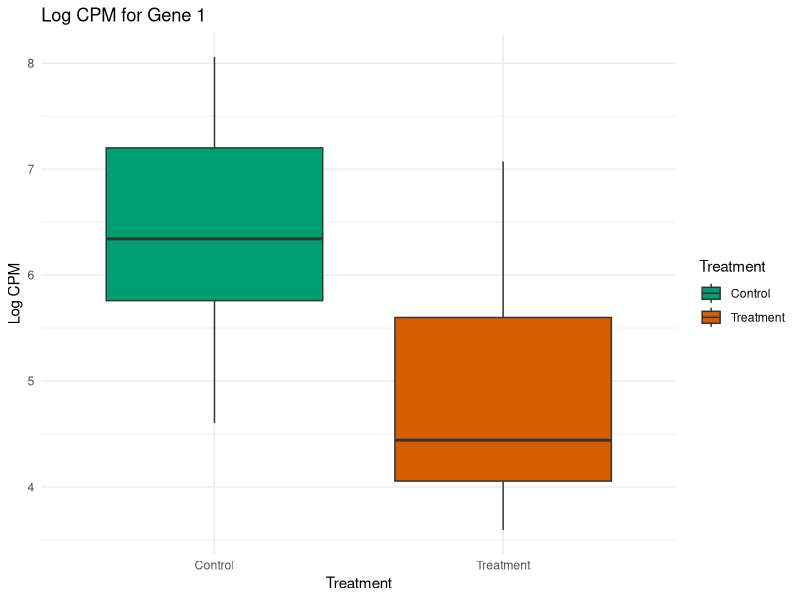
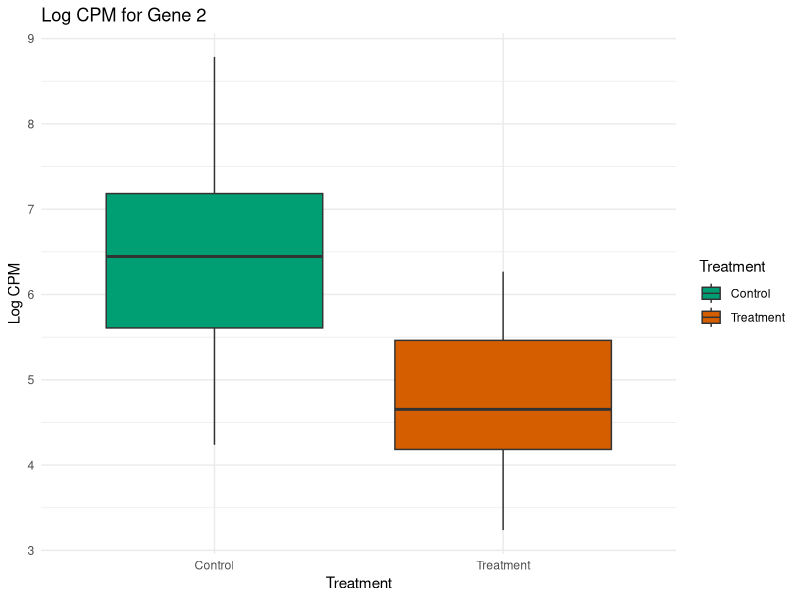
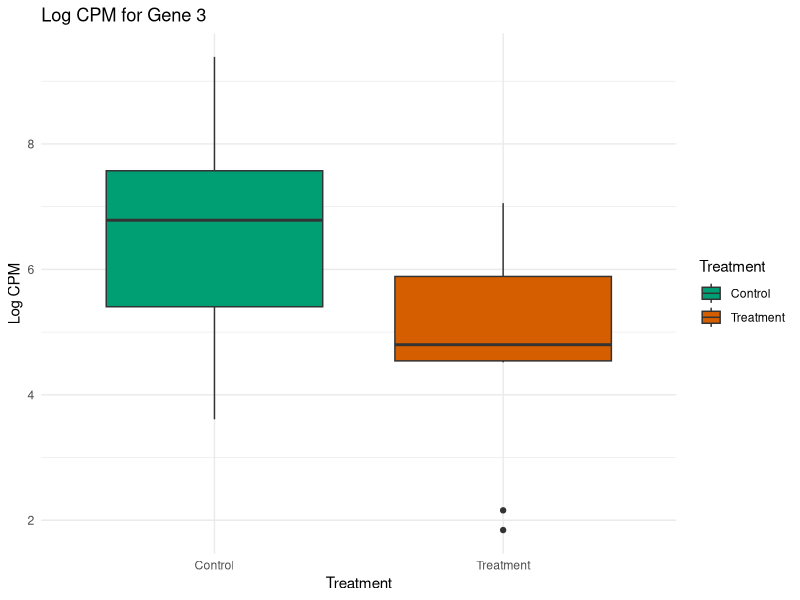
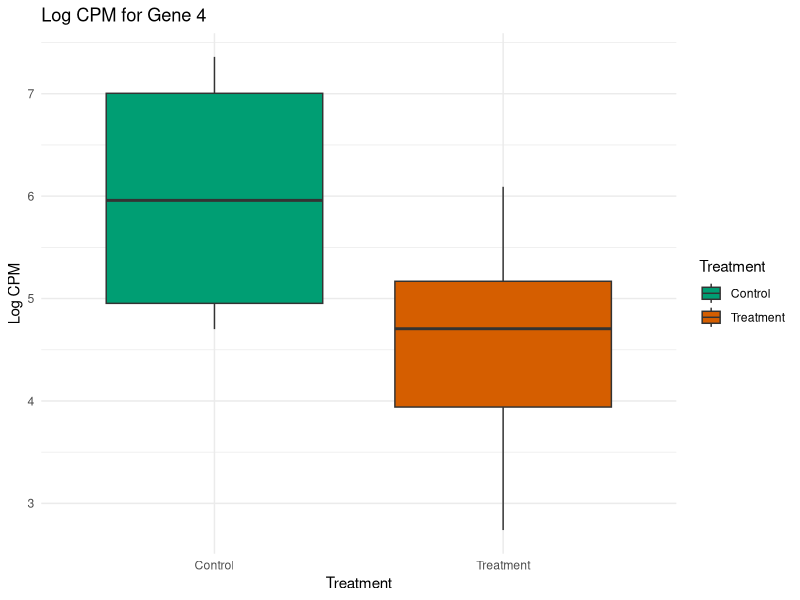
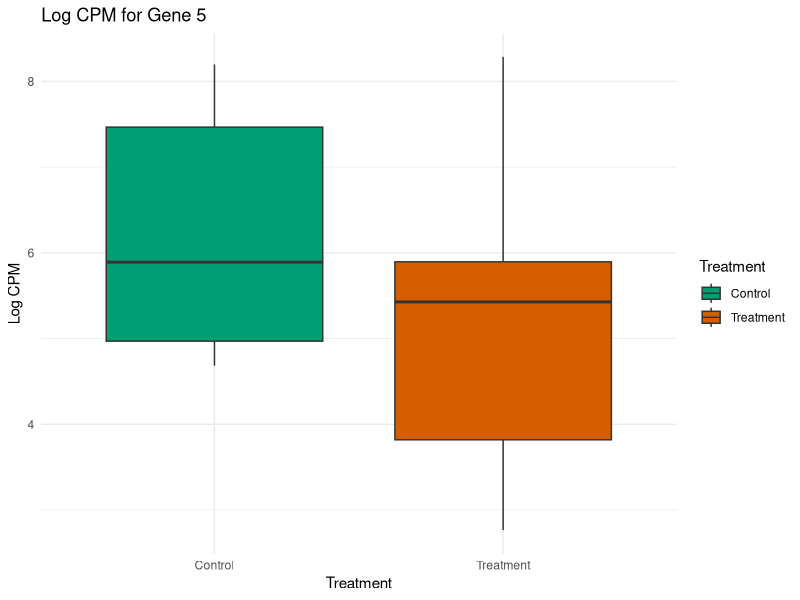
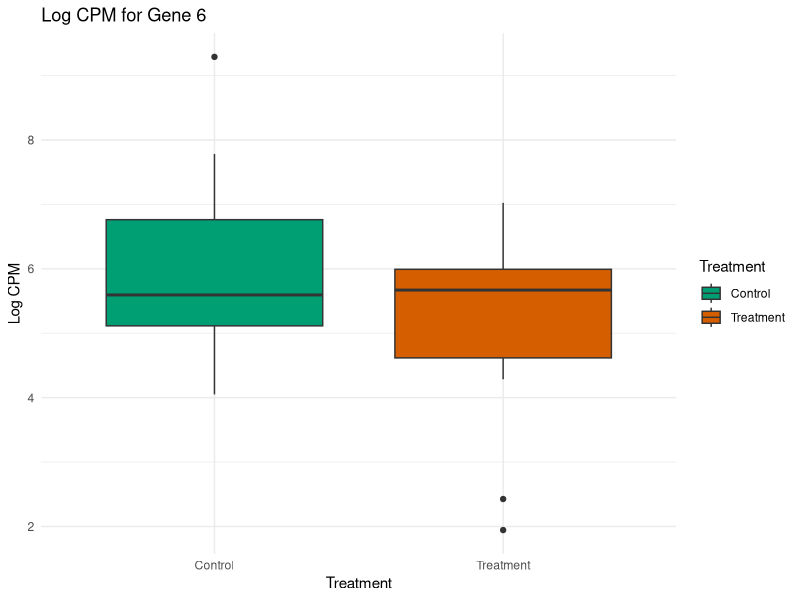
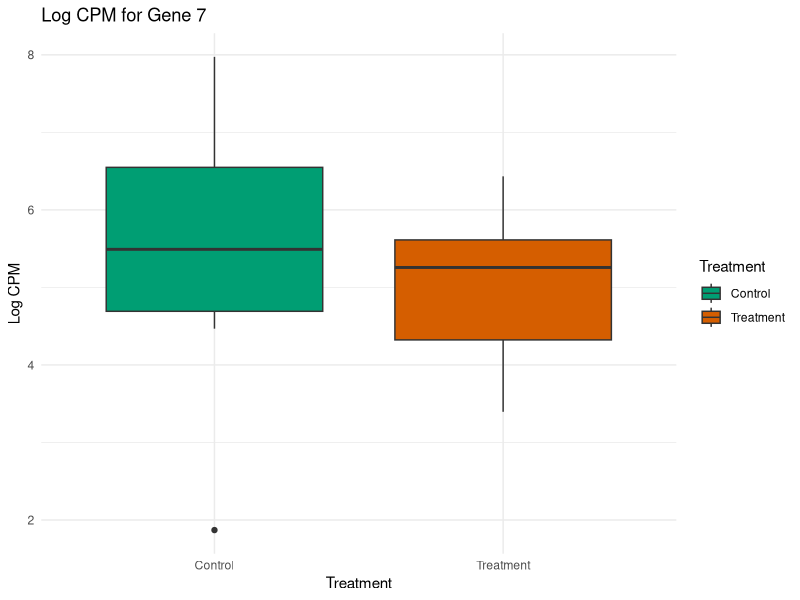
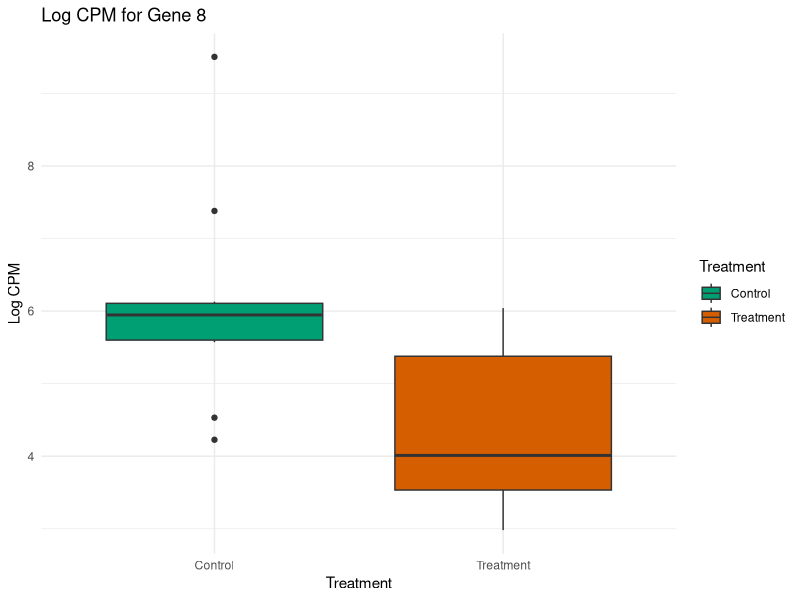

Source code (R) for these figures, in order:
# Converting loops to map with ChatGPT ------------------------------------
# Author: Natalie Elphick

# ** Important: **
# Before running this code, set your working directory to the same location as this file:
# Click Session -> Set Working Directory -> To Source File Location

# Run the code line by line with Ctrl+Enter or Cmd+Enter on Mac

# First we will create a simulated example and then use ChatGPT to convert the 
# loop into tidyverse style code that uses map()

library(tidyverse)

# Gene names
gene_names <- paste("Gene", 1:10)

# Simulate some data
data <- data.frame(
  Gene = rep(gene_names, each = 20),
  Treatment = rep(rep(c("Treatment", "Control"), each = 10), times = length(gene_names)),  
  Sample = rep(1:20, times = length(gene_names)),  
  Log_CPM = c(
    rnorm(10, mean = 5, sd = 1),
    rnorm(10, mean = 6, sd = 1)
  ) + rnorm(20 * length(gene_names), mean = 0, sd = 1)  # Add sample-specific variation
)

# Create a directory to save plots
dir.create("gene_boxplots", showWarnings = FALSE)

# Iterate through gene names and create boxplots
for (gene_name in gene_names) {
  # Subset data for the current gene
  gene_data <- data[data$Gene == gene_name, ]
  
  # Create a boxplot comparing treatment vs. control for Log CPM using ggplot2
  plot_filename <- paste("gene_boxplots/", gene_name, "_boxplot.png", sep = "")
  p <- ggplot(data = gene_data, aes(x = Treatment, y = Log_CPM, fill = Treatment)) +
    geom_boxplot() +
    labs(
      title = paste("Log CPM for", gene_name),
      x = "Treatment",
      y = "Log CPM"
    ) +
    scale_fill_manual(values = c("#009E73", "#D55E00")) +
    theme_minimal()
  ggsave(plot = p,plot_filename, width = 6, height = 4)
  
  # Print the plot filename
  cat("Boxplot saved as:", plot_filename, "\n")
}



# Converting the syntax ---------------------------------------------------

# Paste the following prompt into ChatGPT:
# Convert the following code into tidyverse style code that uses purr::map() :
# <paste in the code above>

# Put the result below and run it










# Here is what I got ------------------------------------------------------

library(purrr) # *This part was incorrect, it should still be library(tidyverse)*

# Gene names
gene_names <- paste("Gene", 1:10)

# Simulate some data
data <- tibble(
  Gene = rep(gene_names, each = 20),
  Treatment = rep(rep(c("Treatment", "Control"), each = 10), times = length(gene_names)),  
  Sample = rep(1:20, times = length(gene_names)),  
  Log_CPM = c(
    rnorm(10, mean = 5, sd = 1),
    rnorm(10, mean = 6, sd = 1)
  ) + rnorm(20 * length(gene_names), mean = 0, sd = 1)  # Add sample-specific variation
)

# Create a directory to save plots
dir.create("gene_boxplots", showWarnings = FALSE)

# Function to create and save a boxplot for a given gene
save_gene_plot <- function(gene_name) {
  gene_data <- data %>% filter(Gene == gene_name)
  plot_filename <- paste("gene_boxplots/", gene_name, "_boxplot.png", sep = "")
  p <- ggplot(data = gene_data, aes(x = Treatment, y = Log_CPM, fill = Treatment)) +
    geom_boxplot() +
    labs(
      title = paste("Log CPM for", gene_name),
      x = "Treatment",
      y = "Log CPM"
    ) +
    scale_fill_manual(values = c("#009E73", "#D55E00")) +
    theme_minimal()
  ggsave(plot = p, filename = plot_filename, width = 6, height = 4)
  
  # Print the plot filename
  cat("Boxplot saved as:", plot_filename, "\n")
}

# Iterate through gene names and create boxplots using map
map(gene_names, save_gene_plot)




